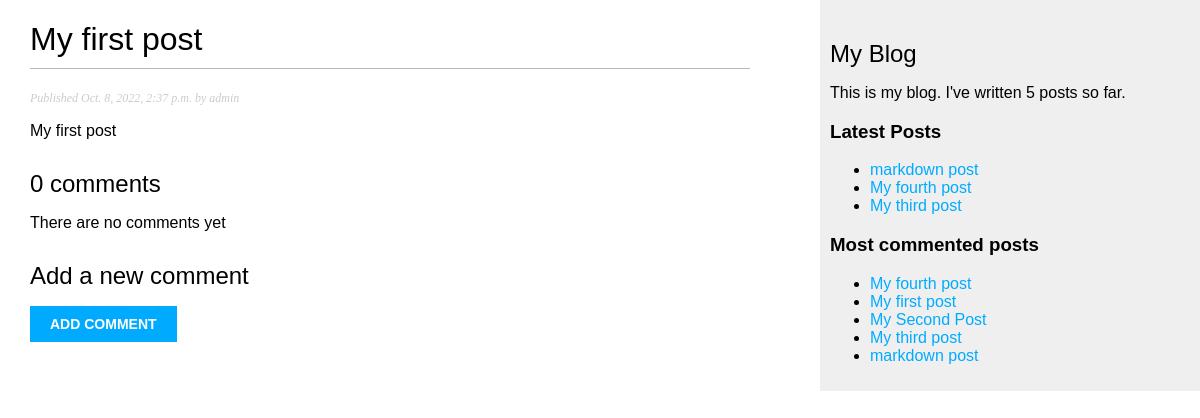
Page /blog/2022/10/8/my-first-post/ on the committed database.
### blog/models.py (models this page shows, shortened)
class Post(models.Model):
    STATIC_CHOICES = (
        ('draft','Draft'),
        ('published','Published')
    )
    title = models.CharField(max_length=250)
    slug = models.SlugField(max_length=250,unique_for_date='publish')
    author = models.ForeignKey(User,on_delete=models.CASCADE,related_name='blog_posts')
    body = models.TextField()
    publish = models.DateTimeField(default=timezone.now)
    created = models.DateTimeField(auto_now_add=True)
    updated = models.DateTimeField(auto_now=True)
    status = models.CharField(max_length=10,choices=STATIC_CHOICES,default='draft')
    objects = models.Manager() # the default manager
    published = PublishedManager() # our custom manager
    tags = TaggableManager()
    class Meta:
        ordering = ('-publish',)
    def get_absolute_url(self):
        return reverse(
            'blog:post_detail',
            args=[
                self.publish.year,
                self.publish.month,
                self.publish.day,
                self.slug
            ]
        )

### blog/views.py (the view, shortened to what this page needs)
def post_detail(request,year,month,day,post):
    post = get_object_or_404(
        Post,
        slug=post,
        status='published',
        publish__year=year,
        publish__month=month,
        publish__day=day
    )
    comments = post.comments.filter(active=True)
    new_comment = None
    comment_form = None
    context = {
        'post': post,
        'comments': comments,
        'new_comment': new_comment,
        'comment_form': comment_form
    }
    template = 'blog/post/detail.html'
    return render(request,template,context)

### blog/models.py (called while the page is built)
    def get_queryset(self):
        return super(PublishedManager,self).get_queryset().filter(status='published')

### blog/templatetags/blog_tags.py (called while the page is built)
@register.filter(name='markdown')
def markdown_format(text):
    return mark_safe(markdown.markdown(text))

@register.simple_tag
def total_posts():
    return Post.published.count()

@register.inclusion_tag('blog/post/latest_posts.html')
def show_latest_posts(count=3):
    latest_posts = Post.published.order_by('-publish')[:count]
    return {'latest_posts': latest_posts}

@register.simple_tag
def get_most_commented_posts(count=5):
    return Post.published.annotate(
        total_comments=Count('comments')
    ).order_by('-total_comments')[:count]

### blog/templates/blog/post/detail.html (shortened to what this page needs)
{% extends "blog/base.html" %}
{% load blog_tags %}
{% block content %}
    <h1>{{ post.title }}</h1>
    <p class="date">
        Published {{ post.publish }} by {{ post.author }}
    </p>
    {{ post.body|markdown }}
    {% with comments.count as total_comments %}
        <h2>
            {{ total_comments }} comment{{ total_comments|pluralize }}
        </h2>
    {% endwith %}
    {% for comment in comments %}
        <div class="comment">
            <p class="info">
                Comment {{ forloop.counter }} by {{ comment.name }}
                {{ comment.created }}
            </p>
            {{ comment.body|linebreaks }}
        </div>
        {% empty %}
        <p>There are no comments yet</p>
    {% endfor %}
    {% if new_comment %}
        <h2>Your comment has been added.</h2>
    {% else %}
        <h2>Add a new comment</h2>
        <form method="POST">
            <p><input type="submit" value="Add comment"></p>
        </form>
    {% endif %}
{% endblock %}

### blog/templates/blog/base.html (shortened to what this page needs)
{% load blog_tags %}
{% load static %}
<!DOCTYPE html>
<html>
<head>
    <link href="{% static 'css/blog.css' %}" rel="stylesheet">
</head>
<body>
    <div id="content">
        {% block content %}
        {% endblock %}
    </div>
    <div id="sidebar">
        <h2>My Blog</h2>
        <p>This is my blog. I've written {% total_posts %} posts so far.</p>
        <h3>Latest Posts</h3>
        {% show_latest_posts %}
        <h3>Most commented posts</h3>
        {% get_most_commented_posts as most_commented_posts %}
        <ul>
            {% for post in most_commented_posts %}
                <li>
                    <a href="{{ post.get_absolute_url }}">{{ post.title }}</a>
                </li>
            {% endfor %}
        </ul>
    </div>
</body>
</html>

### blog/templates/blog/post/latest_posts.html
<ul>
    {% for post in latest_posts %}
        <li>
            <a href="{{ post.get_absolute_url }}">{{ post.title }}</a>
        </li>
    {% endfor %}
</ul>

### blog/static/css/blog.css (style rules this page uses)
body { margin:0; padding:0; font-family:helvetica, sans-serif; }
a { color:#00abff; text-decoration:none; }
h1 { font-weight:normal; border-bottom:1px solid #bbb; padding:0 0 10px 0; }
h2 { font-weight:normal; margin:30px 0 0; }
#content { float:left; width:60%; padding:0 0 0 30px; }
#sidebar { float:right; width:30%; padding:10px; background:#efefef; height:100%; }
p.date { color:#ccc; font-family: georgia, serif; font-size: 12px; font-style: italic; }
input, textarea { clear:both; float:left; margin:0 0 10px; background:#ededed; border:0; padding:6px 10px; font-size:12px; }
input[type=submit] { font-weight:bold; background:#00abff; color:#fff; padding:10px 20px; font-size:14px; text-transform:uppercase; }

### rows in the picture
Post: title "My first post", publish "Oct. 8, 2022, 2:37 p.m.", author "admin", body "My first post"
Post: title "markdown post"
Post: title "My fourth post"
Post: title "My third post"
Post: title "My Second Post"

### other values in the picture
{{ total_comments }} "0"
